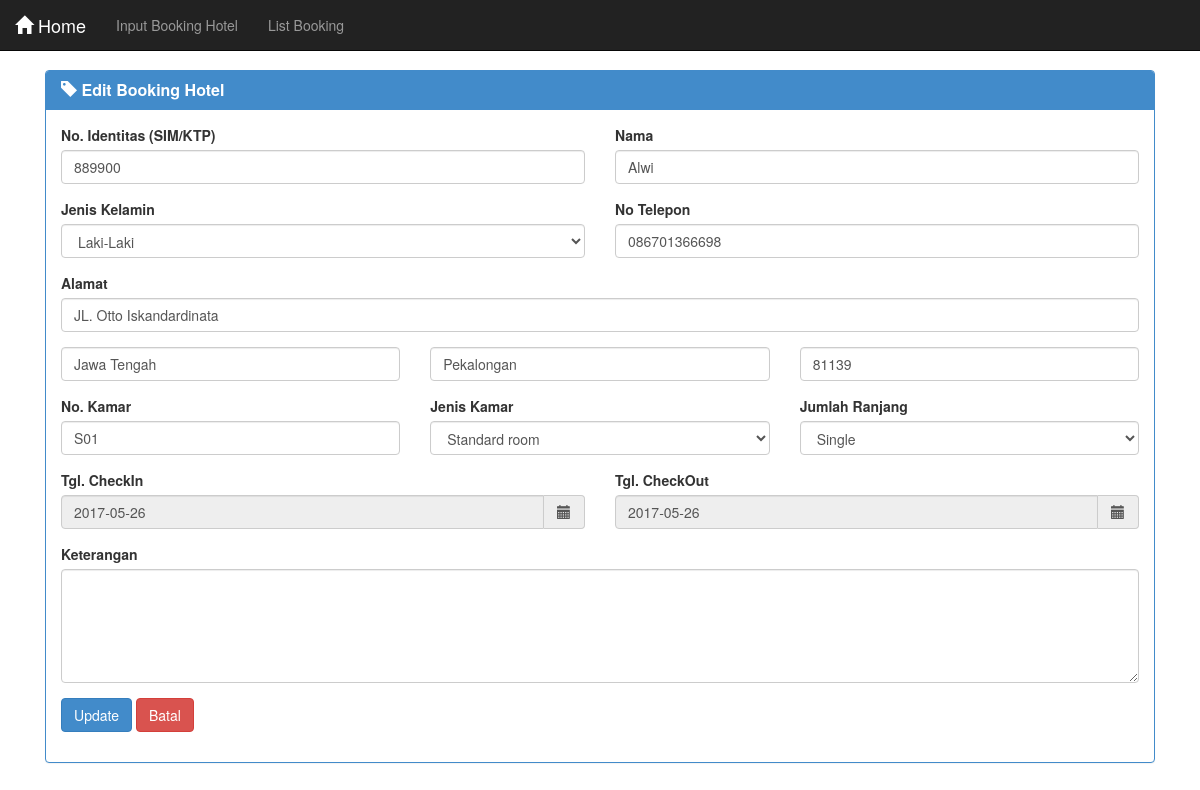
/edit.php?id=889900, run on the app's committed database.
### tables this page shows
CREATE TABLE IF NOT EXISTS `kamar` (
  `no_kamar` char(5) NOT NULL,
  `tipe_kamar` varchar(20) NOT NULL,
  `jml_ranjang` varchar(20) NOT NULL,
  `id` int(20) NOT NULL
);

CREATE TABLE IF NOT EXISTS `tamu` (
  `id` int(20) NOT NULL,
  `nama` varchar(40) NOT NULL,
  `jns_kel` varchar(20) NOT NULL,
  `notelp` char(13) NOT NULL,
  `jalan` varchar(100) NOT NULL,
  `provinsi` varchar(40) NOT NULL,
  `kota` varchar(30) NOT NULL,
  `kd_pos` int(7) NOT NULL,
  `tgl_checkin` date NOT NULL,
  `tgl_checkout` date NOT NULL,
  `keterangan` varchar(100) NOT NULL,
  `no_kamar` char(5) NOT NULL
);

### edit.php (the view, shortened to what this page needs)
<!DOCTYPE html>
<html>
  <head>
    <?php
    $id = $_GET['id'];
    $input = mysql_query("SELECT tamu.* , kamar.* FROM tamu, kamar WHERE kamar.id='$id'");
    $data = mysql_fetch_array($input);
    ?>
    <link href="css/bootstrap.min.css" rel="stylesheet">
    <link href="css/datepicker.css" rel="stylesheet">
  </head>
  <body>
    <div class="container">
      <nav class="navbar navbar-inverse navbar-fixed-top">
        <div class="navbar-header">
          <a class="navbar-brand" href="#"><i class="glyphicon glyphicon-home"></i> Home</a>
        </div>
        <div id="navbar" class="navbar-collapse collapse">
          <ul class="nav navbar-nav">
            <li><a href="index.php">Input Booking Hotel</a></li>
            <li><a href="rekap.php">List Booking</a></li>
          </ul>
        </div>
      </nav>
      <div class="row">
        <div class="col-lg-6">
        </div>
      </div>
      <div class="col-md-12">
        <div class="panel panel-primary">
          <div class="panel-heading">
            <h3 class="panel-title"><i class="glyphicon glyphicon-tag"></i> <b> Edit Booking Hotel </b> </h3>
          </div>
          <div class="panel-body">
            <form id="form_input" action="edit.php" method="post">
                 <div class="row">
                   <div class="col-xs-6 form-group">
                     <label class="control-label" for="id">No. Identitas (SIM/KTP)</label>
                     <input type="text" name="id" value="<?php echo $data['id']; ?>" class="form-control" required>
                   </div>
                   <div class="col-xs-6 form-group">
                     <label class="control-label" for="nama">Nama </label>
                     <input type="text" class="form-control" name="nama" value="<?php echo $data['nama']; ?>" required>
                   </div>
                 </div>
                 <div class="row">
                   <div class="col-xs-6 form-group">
                     <label for="sel1">Jenis Kelamin</label>
                     <select class="form-control" name="jns_kel">
                       <option>Laki-Laki</option>
                     </select>
                   </div>
                   <div class="col-xs-6 form-group">
                     <label class="control-label" for="hp">No Telepon</label>
                     <input type="number" class="form-control" value="<?php echo $data['notelp']; ?>" name="notelp">
                   </div>
                 </div>
                 <div class="form-group">
                   <label class="control-label" for="hp">Alamat</label>
                   <input type="text" class="form-control"  placeholder="Alamat Lengkap" name="jalan" value="<?php echo $data['jalan']; ?>">
                </div>
                 <div class="row">
                   <div class="col-xs-4 form-group">
                     <input type="text" class="form-control" placeholder="Provinsi" name="provinsi" value="<?php echo $data['provinsi']; ?>" required>
                   </div>
                   <div class="col-xs-4 form-group">
                     <input type="text" class="form-control" placeholder="Kota/Kabupaten" name="kota" value="<?php echo $data['kota']; ?>" required>
                   </div>
                   <div class="col-xs-4 form-group">
                     <input type="text" class="form-control" placeholder="Kode Pos" name="kd_pos" value="<?php echo $data['kd_pos']; ?>" required>
                   </div>
                 </div>
                 <div class="row">
                   <div class="col-xs-4 form-group">
                     <label class="control-label">No. Kamar</label>
                     <input type="text" class="form-control" placeholder="No. Kamar" name="no_kamar" value="<?php echo $data['no_kamar']; ?>" required>
                   </div>
                   <div class="col-xs-4 form-group">
                     <label for="sel1">Jenis Kamar</label>
                     <select class="form-control" name="tipe_kamar">
                       <option>Standard room</option>
                     </select>
                   </div>
                   <div class="col-xs-4 form-group">
                     <label for="sel1">Jumlah Ranjang</label>
                     <select class="form-control" name="jml_ranjang">
                       <option>Single</option>
                     </select>
                   </div>
                 </div>
                 <div class="row">
                   <div class="col-xs-6 form-group">
                     <label>Tgl. CheckIn</label>
                     <div class="input-group date " data-date="" data-date-format="yyyy-mm-dd">
                       <input class="form-control" type="text" name="tgl_checkin" readonly="readonly" value="<?php echo $data['tgl_checkin']; ?>">
                       <span class="input-group-addon"><i class="glyphicon glyphicon-calendar"></i></span>
                     </div>
                  </div>
                  <div class="col-xs-6 form-group">
                    <label>Tgl. CheckOut</label>
                    <div class="input-group date " data-date="" data-date-format="yyyy-mm-dd">
                      <input class="form-control" type="text" name="tgl_checkout" readonly="readonly" value="<?php echo $data['tgl_checkout']; ?>">
                      <span class="input-group-addon"><i class="glyphicon glyphicon-calendar"></i></span>
                    </div>
                 </div>
                 </div>
                 <div class="form-group">
                   <label for="comment">Keterangan</label>
                   <textarea class="form-control" rows="5" name="keterangan" value="<?php echo $data['keterangan']; ?>"></textarea>
                 </div>
                 <div class="form-group">
                   <input type="submit" value="Update" name="update" class="btn btn-primary">
                 	 <a href="rekap.php" class="btn btn-danger">Batal</a>
                 </div>
            </form>
          </div>
        </div>
      </div>
    </div>
  </body>
</html>

### css/datepicker.css (style rules this page uses)
.input-group.date .input-group-addon i, .input-group.date .input-group-addon i { display: block; cursor: pointer; width: 16px; height: 16px; }

### data on the page
kamar: id "889900", no_kamar "S01"
tamu: nama "Alwi", notelp "086701366698", jalan "JL. Otto Iskandardinata", provinsi "Jawa Tengah", kota "Pekalongan", kd_pos "81139", tgl_checkin "2017-05-26", tgl_checkout "2017-05-26"
